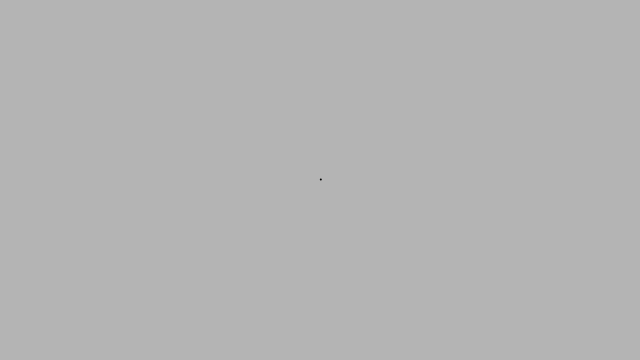
Frame 1 (no input)
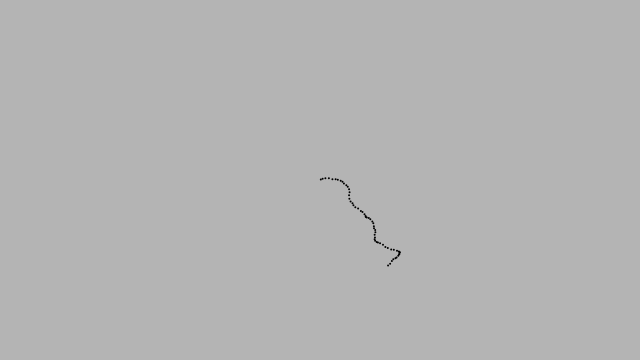
Frame 60 (no input)
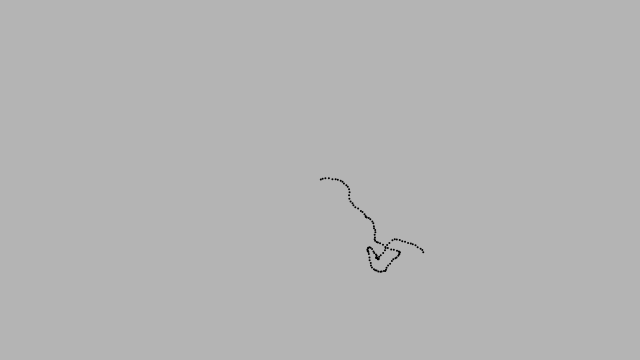
Frame 120 (the mouse pressed at the canvas centre since frame 60)

The p5.js sketch that drew these frames (run headless with seeded random() and noise() and a simulated clock; from frame 60 on, the mouse is pressed at the canvas centre):

// p5.js sketch
// ── sketch.js
let walker

function setup() {
  createCanvas(640, 360)
  background(180)
  walker = new Walker(width/2, height/2)
}

function draw() {
  walker.update()
  walker.show()
}
// ── walker.js
class Walker {
  constructor(x, y) {
    this.pos = createVector(x, y)
    this.vel = createVector(0, 0)
    this.acc = createVector(0, 0)
  }

  update() {
    this.acc = p5.Vector.random2D()

    this.vel.add(this.acc)
    this.pos.add(this.vel)

    this.vel.limit(3)
    
    this.pos.x = constrain(this.pos.x, 0, width)
    this.pos.y = constrain(this.pos.y, 0, height)
  }

  show() {
    stroke(0)
    strokeWeight(2)
    point(this.pos.x, this.pos.y)
  }
}
